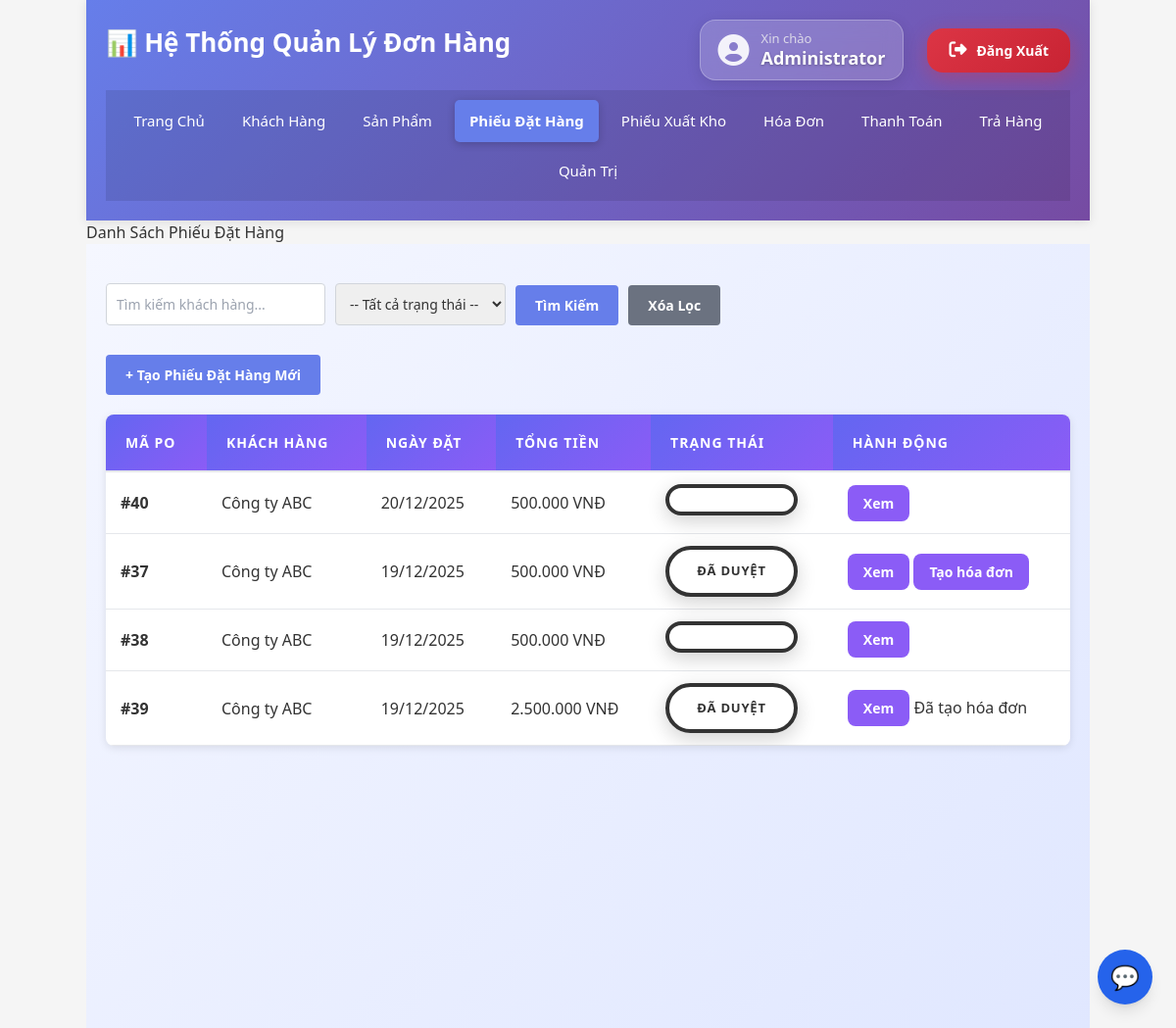
Screenshot of /phieu_dat_hang/list.php (signed in) with the database file from the repository.
### tables this page shows
CREATE TABLE `phieu_dat_hang` (
  `ma_phieu_dat_hang` int(11) NOT NULL,
  `ma_khach_hang` int(11) NOT NULL,
  `ngay_dat` date NOT NULL,
  `tong_tien` decimal(15,2) DEFAULT 0.00,
  `created_by` int(11) DEFAULT NULL,
  `approved_by` int(11) DEFAULT NULL,
  `approved_at` datetime DEFAULT NULL,
  `trang_thai` enum('Chờ duyệt','Đã duyệt','Hủy') DEFAULT 'Chờ duyệt',
  `ghi_chu` text DEFAULT NULL
);

CREATE TABLE `khach_hang` (
  `ma_khach_hang` int(11) NOT NULL,
  `ten_khach_hang` varchar(255) NOT NULL,
  `dia_chi` varchar(500) DEFAULT NULL,
  `dien_thoai` varchar(20) DEFAULT NULL,
  `email` varchar(100) DEFAULT NULL,
  `ngay_tao` datetime DEFAULT current_timestamp(),
  `trang_thai` enum('Hoạt động','Ngừng hoạt động') DEFAULT 'Hoạt động'
);

### config.php (called while the page is built, shortened)
<?php
$servername = "localhost";
$username = "root";
$password = "";
$dbname = "quanlydonhang";
$conn = new mysqli($servername, $username, $password, $dbname);
$conn->set_charset("utf8mb4");
function formatMoney($amount) {
    return number_format($amount, 0, ',', '.');
}
function hasPermission($permissionName) {
    global $conn;
    $userId = intval($_SESSION['user_id']);
    $stmt = $conn->prepare("SELECT 1 FROM user_roles ur JOIN role_permissions rp ON ur.role_id = rp.role_id JOIN permissions p ON rp.permission_id = p.id WHERE ur.user_id = ? AND p.name = ? LIMIT 1");
    $stmt->bind_param("is", $userId, $permissionName);
    $stmt->execute();
    $res = $stmt->get_result();
    return $res->num_rows > 0;
}
?>

### phieu_dat_hang/list.php (the view, shortened to what this page needs)
<?php
include '../config.php';
$search = $_GET['search'] ?? '';
$sql = "
SELECT
    p.ma_phieu_dat_hang,
    k.ten_khach_hang,
    p.ngay_dat,
    p.tong_tien,
    p.trang_thai,
    hd.ma_hoa_don
FROM phieu_dat_hang p
JOIN khach_hang k
    ON p.ma_khach_hang = k.ma_khach_hang
LEFT JOIN hoa_don hd
    ON hd.ma_phieu_dat_hang = p.ma_phieu_dat_hang
WHERE 1=1
";
$sql .= " ORDER BY p.ngay_dat DESC";
$stmt = $conn->prepare($sql);
$stmt->execute();
$result = $stmt->get_result();
?>
<!DOCTYPE html>
<html lang="vi">
<head>
    <link rel="stylesheet" href="../../css/style.css">
</head>
<body>
    <div class="container">
        <?php include '../header.php'; ?>
        <?php include '../chat/chat.php'; ?>
        <h1>Danh Sách Phiếu Đặt Hàng</h1>
        <main>
            <div class="filter-section">
                <form method="GET" class="filter-form">
                    <input type="text" name="search" placeholder="Tìm kiếm khách hàng..." value="<?php echo htmlspecialchars($search); ?>">
                    <select name="trang_thai">
                        <option value="">-- Tất cả trạng thái --</option>
                    </select>
                    <button type="submit" class="btn-primary">Tìm Kiếm</button>
                    <a href="list.php" class="btn-secondary">Xóa Lọc</a>
                </form>
            </div>
            <div class="actions-section">
                <?php if (hasPermission('create_po')): ?>
                    <button onclick="openCreateModal()" class="btn-primary">+ Tạo Phiếu Đặt Hàng Mới</button>
                <?php endif; ?>
            </div>
            <table id="poTable" class="table">
                <thead>
                    <tr>
                        <th>Mã PO</th>
                        <th>Khách Hàng</th>
                        <th>Ngày Đặt</th>
                        <th>Tổng Tiền</th>
                        <th>Trạng Thái</th>
                        <th>Hành Động</th>
                    </tr>
                </thead>
                <tbody>
                    <?php
                    if ($result->num_rows > 0) {
                        while($row = $result->fetch_assoc()) {
                            $status_class = strtolower(str_replace([' ', 'ă', 'â', 'đ'], ['-', 'a', 'a', 'd'], $row['trang_thai']));
                            echo "<tr>";
                            echo "<td><strong>#" . $row['ma_phieu_dat_hang'] . "</strong></td>";
                            echo "<td>" . htmlspecialchars($row['ten_khach_hang']) . "</td>";
                            echo "<td>" . date('d/m/Y', strtotime($row['ngay_dat'])) . "</td>";
                            echo "<td>" . formatMoney($row['tong_tien']) . " VNĐ</td>";
                            echo "<td><span class='status-" . $status_class . "'>" . $row['trang_thai'] . "</span></td>";
                            echo "<td>";
                            echo "<a href='detail.php?id=" . $row['ma_phieu_dat_hang'] . "' class='btn-info'>Xem</a> ";
                           if ($row['trang_thai'] == 'Đã duyệt' && hasPermission('create_invoice')) {
                            if ($row['ma_hoa_don']) {
                                echo "<span class='badge badge-success'>Đã tạo hóa đơn</span>";
                            } else {
                                echo "<a href='../hoa_don/create.php?ma_po={$row['ma_phieu_dat_hang']}'
                                        class='btn-primary'>
                                        Tạo hóa đơn
                                    </a>";
                            }
                        }
                            echo "</td>";
                            echo "</tr>";
                        }
                    } else {
                        echo "<tr><td colspan='6' style='text-align: center;'>Không có phiếu đặt hàng</td></tr>";
                    }
                    ?>
                </tbody>
            </table>
        </main>
    </div>
</body>
</html>

### css/style.css (style rules this page uses)
* { margin: 0; padding: 0; box-sizing: border-box; }
body { font-family: 'Segoe UI', Tahoma, Geneva, Verdana, sans-serif; background-color: #f5f5f5; color: #333; }
.container { max-width: 1200px; margin: 0 auto; min-height: 100vh; display: flex; flex-direction: column; }
main { flex: 1; padding: 30px 20px; }
.table { width: 100%; border-collapse: collapse; background: white; box-shadow: 0 2px 8px rgba(0,0,0,0.1); border-radius: 8px; overflow: hidden; }
.table thead { background-color: #f3f4f6; border-bottom: 2px solid #e5e7eb; }
.table th { padding: 15px; text-align: left; font-weight: 600; color: #333; font-size: 14px; }
.table td { padding: 12px 15px; border-bottom: 1px solid #e5e7eb; }
.btn-primary, .btn-secondary, .btn-danger, .btn-warning, .btn-info, .btn-logout { padding: 10px 20px; border: none; border-radius: 4px; font-size: 14px; cursor: pointer; text-decoration: none; display: inline-block; transition: all 0.3s; font-weight: 600; }
.btn-primary { background-color: #667eea; color: white; }
.btn-secondary { background-color: #6b7280; color: white; }
.btn-info { background-color: #3b82f6; color: white; }
.filter-section { background: white; padding: 20px; border-radius: 8px; margin-bottom: 20px; box-shadow: 0 2px 8px rgba(0,0,0,0.1); }
.filter-form { display: flex; gap: 10px; align-items: flex-end; flex-wrap: wrap; }
.filter-form input, .filter-form select { padding: 10px; border: 1px solid #d1d5db; border-radius: 4px; font-size: 14px; }
.actions-section { margin-bottom: 20px; }
main { flex: 1; padding: 40px 20px; background: linear-gradient(135deg, #f5f7ff 0%, #e0e7ff 100%); min-height: 100vh; }
.table thead th { background: linear-gradient(135deg, #6366f1, #8b5cf6); color: white; font-weight: 700; font-size: 14px; text-transform: uppercase; letter-spacing: 1px; padding: 18px 20px; }
.table a { background: #8b5cf6; color: white !important; padding: 8px 16px; border-radius: 8px; font-weight: 600; transition: all 0.3s; }
.table [class^="status-"] { padding: 8px 14px; border-radius: 12px; font-weight: 700; font-size: 13px; }
.table [class^="status-"] { padding: 10px 20px; border-radius: 9999px; font-weight: 700; font-size: 13px; text-transform: uppercase; letter-spacing: 0.8px; min-width: 115px; text-align: center; display: inline-block; box-shadow: 0 4px 12px rgba(0, 0, 0, 0.15); transition: all 0.3s ease; border: 3px solid; }
.table [class^="status-"] { padding: 12px 26px !important; border-radius: 9999px !important; font-weight: 700 !important; font-size: 13px !important; text-transform: uppercase !important; letter-spacing: 0.8px !important; min-width: 135px !important; text-align: center !important; display: inline-block !important; box-shadow: 0 6px 20px rgba(0, 0, 0, 0.18) !important; transition: all 0.35s ease !important; border: 4px solid !important; }
.filter-section { margin-bottom: 30px; padding: 0; background: transparent; border: none; box-shadow: none; }

### rows the page displays
phieu_dat_hang: ma_phieu_dat_hang "40", ma_khach_hang.ten_khach_hang "Công ty ABC", ngay_dat "20/12/2025", tong_tien "500.000"
phieu_dat_hang: ma_phieu_dat_hang "37", ma_khach_hang.ten_khach_hang "Công ty ABC", ngay_dat "19/12/2025", tong_tien "500.000", trang_thai "ĐÃ DUYỆT"
phieu_dat_hang: ma_phieu_dat_hang "38", ma_khach_hang.ten_khach_hang "Công ty ABC", ngay_dat "19/12/2025", tong_tien "500.000"
phieu_dat_hang: ma_phieu_dat_hang "39", ma_khach_hang.ten_khach_hang "Công ty ABC", ngay_dat "19/12/2025", tong_tien "2.500.000", trang_thai "ĐÃ DUYỆT", shows "Đã tạo hóa đơn"

### other values shown
$_SESSION['full_name'] "Administrator"
